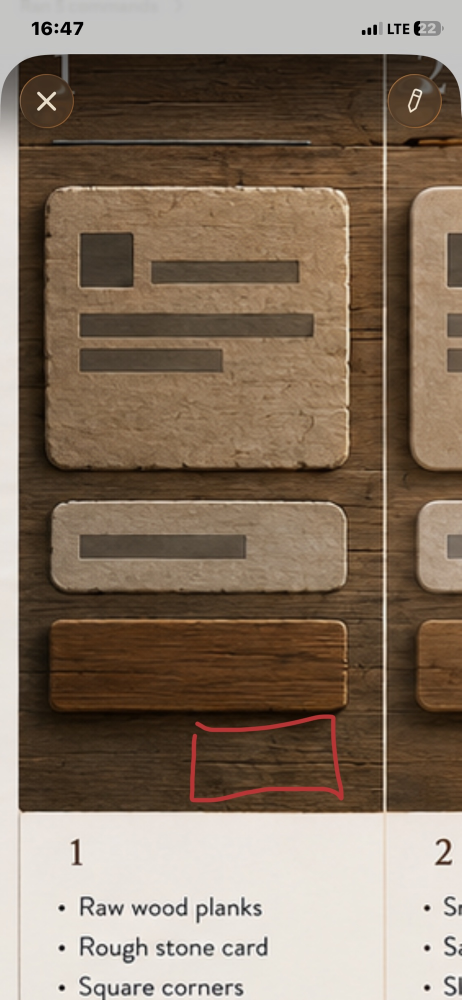
#> input picture design/wood-grain-fourier/sources/concept-seed-photo.jpg, 923 x 2000 px, given in place of concept-seed-photo.jpg_scale3_crack_layer.png, which was not available (shown at 1/2 size)
$ python build-rim-comparison.py ../design/wood-grain-fourier/sources/concept-seed-photo.jpg 3
#> lines starting #> are read from the running program, lines starting #| are printed output that depends on the picture; pictures that were not available may be replaced by others from this repository, and a replacement may not be noted
#!/usr/bin/env python3
"""Side-by-side: crack layers, shading with rim vs no-rim."""

from __future__ import annotations

import sys
from pathlib import Path

from PIL import Image, ImageDraw, ImageFont

ROOT = Path(__file__).resolve().parents[1]
OUT_DIR = ROOT / "design/progression/rim-comparison"
DEFAULT_NAME = "wood-01"
DEFAULT_SCALE = 4


def load_rgb(path: Path, size: tuple[int, int]) -> Image.Image:
    return Image.open(path).convert("RGB").resize(size, Image.Resampling.LANCZOS)


def load_l(path: Path, size: tuple[int, int]) -> Image.Image:
    return Image.open(path).convert("L").resize(size, Image.Resampling.LANCZOS)


def main() -> None:
    name = sys.argv[1] if len(sys.argv) > 1 else DEFAULT_NAME
    scale = int(sys.argv[2]) if len(sys.argv) > 2 else DEFAULT_SCALE
    out_dir = OUT_DIR
    tag = f"{name}_scale{scale}"

    crack_layer = out_dir / f"{tag}_crack_layer.png"
    crack_synth = out_dir / f"{tag}_crack_synth_hb_scale{scale}.png"
    shading_rim = out_dir / f"{tag}_shading.png"
    shading_norim = out_dir / f"{tag}_norim_shading.png"
    final_rim = out_dir / f"{tag}_final.png"
    final_norim = out_dir / f"{tag}_norim_final.png"

    sample = Image.open(crack_layer)
#> sample is the input picture: PIL image 923x2000 RGB; mean R, G, B 133.7, 115.8, 98.2
    cell_w, cell_h = sample.size
#> cell_w = 923; cell_h = 2000

    labels = [
        "crack_layer (extracted)",
        f"crack_synth HB scale{scale}",
        "shading WITH rim",
        "shading NO rim",
        "final WITH rim",
        "final NO rim",
    ]
    paths = [crack_layer, crack_synth, shading_rim, shading_norim, final_rim, final_norim]

    cols, rows = 3, 2
    label_h = 24
    gap = 6
    pad = 10
    width = pad * 2 + cols * cell_w + (cols - 1) * gap
#> width = 2801
    height = pad * 2 + rows * (label_h + cell_h) + (rows - 1) * gap
#> height = 4074

    canvas = Image.new("RGB", (width, height), (28, 28, 28))
#> canvas: PIL image 2801x4074 RGB; every value is 28
    draw = ImageDraw.Draw(canvas)
    try:
        font = ImageFont.truetype("/usr/share/fonts/truetype/dejavu/DejaVuSans.ttf", 13)
    except OSError:
        font = ImageFont.load_default()

    for i, (label, path) in enumerate(zip(labels, paths)):
        col = i % cols
        row = i // cols
        x = pad + col * (cell_w + gap)
#> x = 10
        y = pad + row * (label_h + cell_h + gap)
#> y = 10
        draw.text((x, y), label, fill=(210, 210, 210), font=font)
        img_y = y + label_h
#> img_y = 34
        if "shading" in path.name or "crack" in path.name:
            img = load_l(path, (cell_w, cell_h))
#> in load_l, `return Image.open(path).convert("L").resize(size, Image.Resampling.LAN..`:
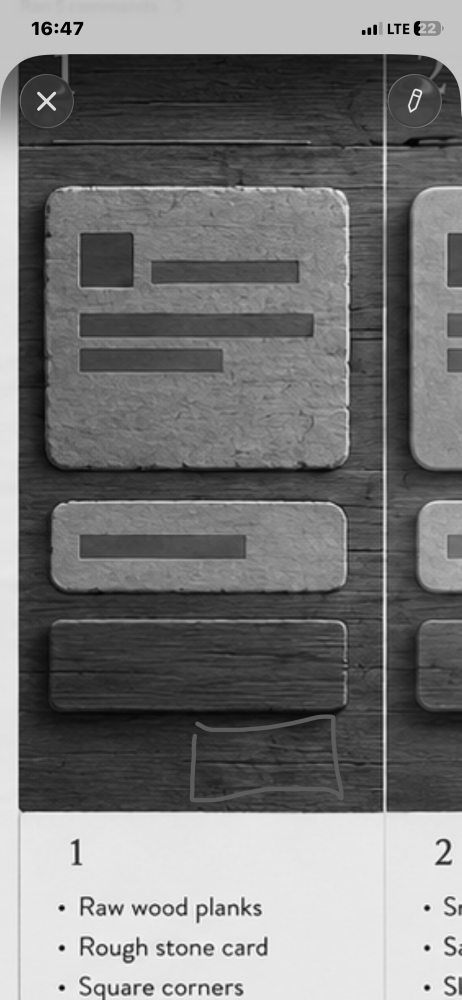
#> returned value: PIL image 923x2000 L (shown at 1/2 size); min 0, max 255, mean 119.1
            canvas.paste(img, (x, img_y))
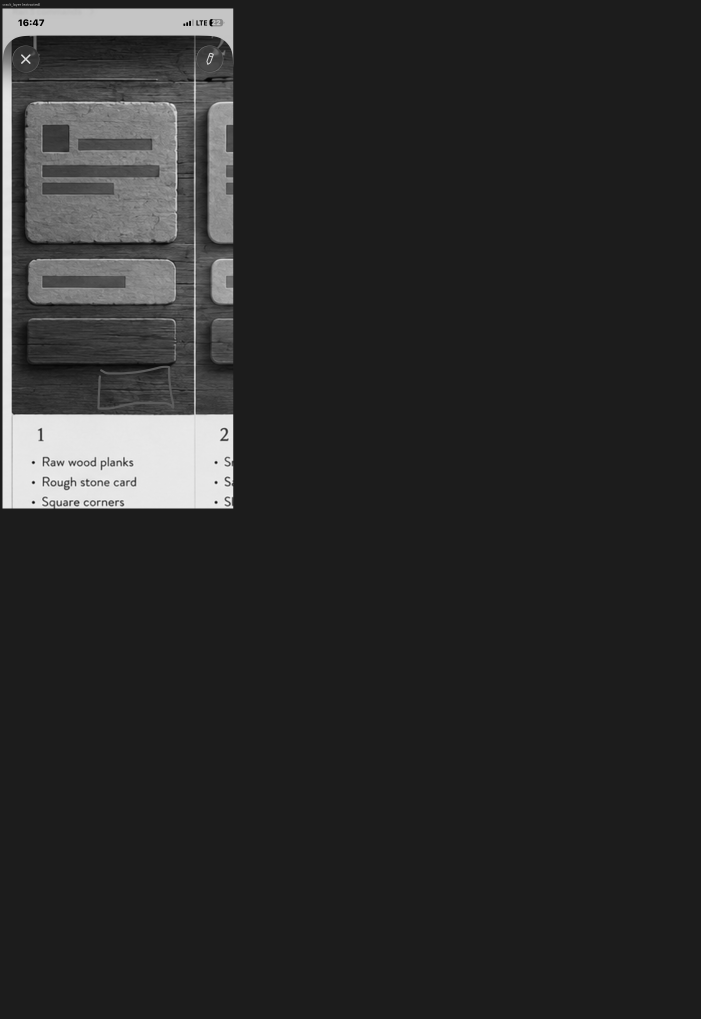
#> canvas: PIL image 2801x4074 RGB (shown at 1/4 size); min 0, max 255, mean 42.7
        else:
            canvas.paste(load_rgb(path, (cell_w, cell_h)), (x, img_y))
#> pass 2 of the loop in main, `for i, (label, path) in enumerate(zip(labels, paths)):`:
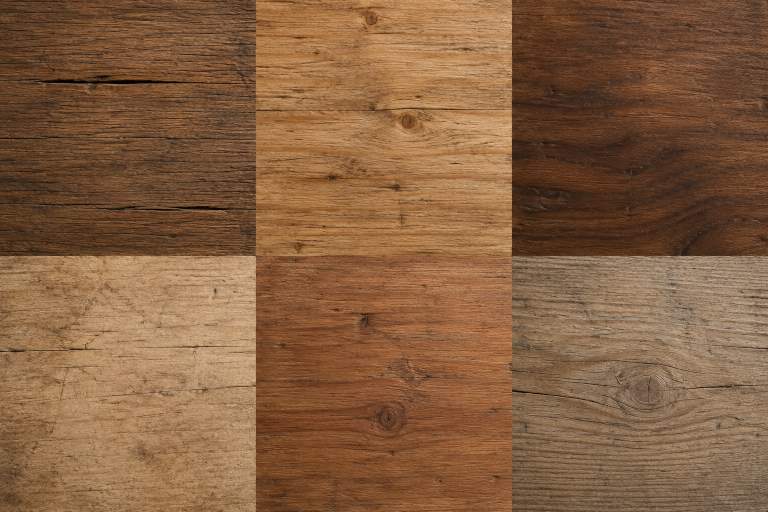
#> input picture design/wood-grain-fourier/sources/grid-6up-source.png, 1536 x 1024 px, given in place of concept-seed-photo.jpg_scale3_crack_synth_hb_scale3.png, which was not available (shown at 1/2 size)
#> in load_l (call 2), `return Image.open(path).convert("L").resize(size, Image.Resampling.LAN..`:
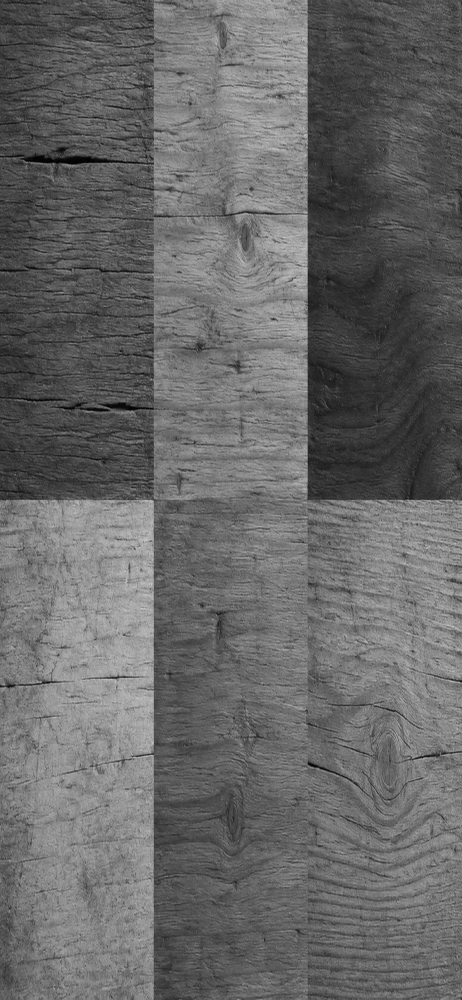
#> returned value: PIL image 923x2000 L (shown at 1/2 size); min 0, max 212, mean 103.5
#> in main, `canvas.paste(img, (x, img_y))`:
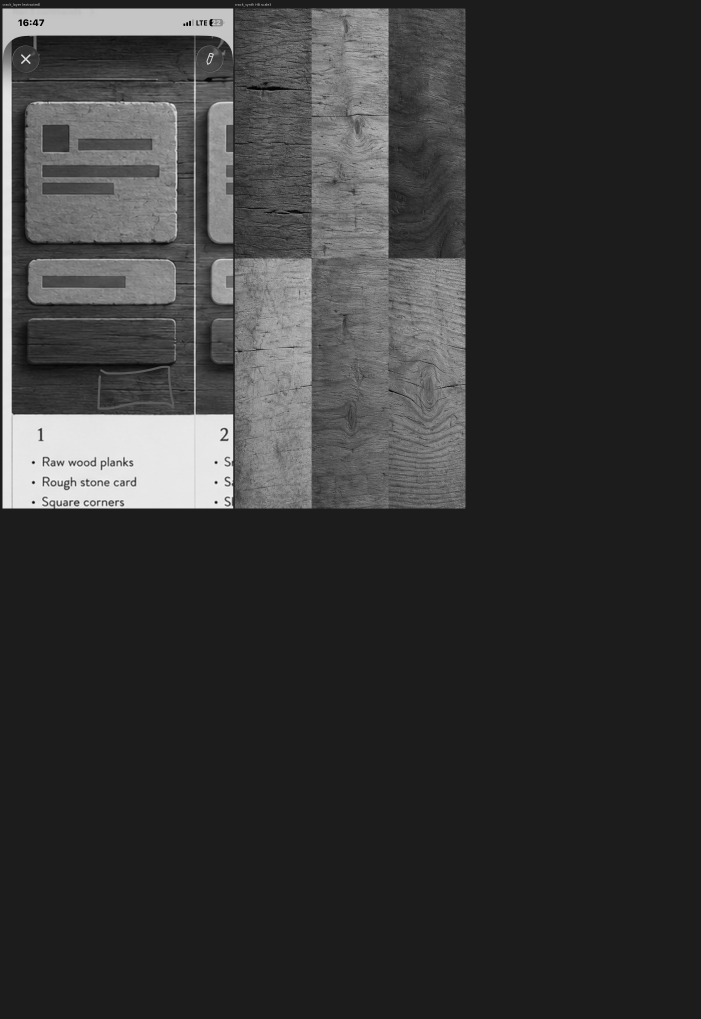
#> canvas: PIL image 2801x4074 RGB (shown at 1/4 size); min 0, max 255, mean 55

    out = out_dir / f"{tag}_rim_vs_norim.png"
    canvas.save(out)
    print(f"wrote {out}")


if __name__ == "__main__":
#> (the run stopped early here; a loop or call above may not have finished)
